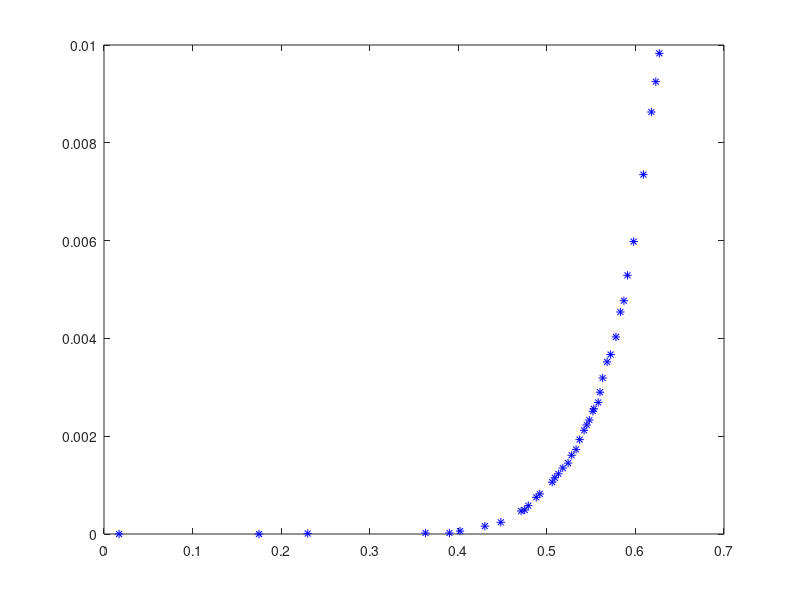
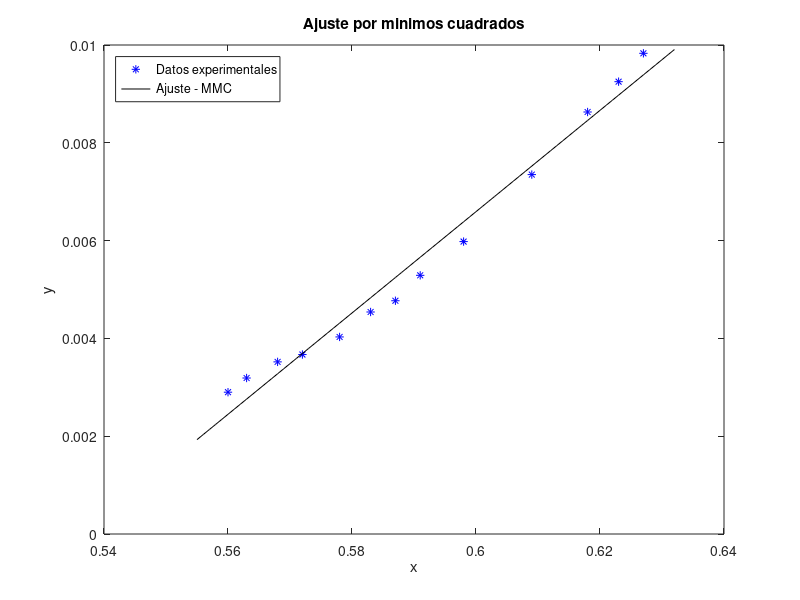
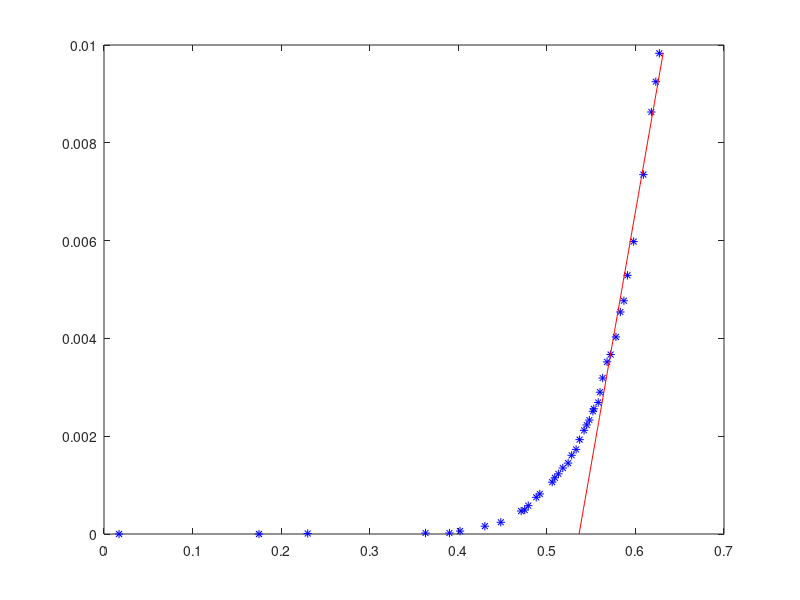

Reproduce these figures in MATLAB, in order.
clear all; close all
VD = [0.017	0.175	0.23	0.363	0.39	0.402	0.43	0.448	0.471	0.475	0.479	0.488	0.492	0.506	0.509	0.513	0.518	0.524	0.528	0.533	0.537	0.542	0.545	0.548	0.552	0.553	0.558	0.56	0.563	0.568	0.572	0.578	0.583	0.587	0.591	0.598	0.609	0.618	0.623	0.627];
I_D= [0	0	1e-05	2e-05	2e-05	6e-05	0.00016	0.00024	0.00047	0.00049	0.00058	0.00075	0.00082	0.00106	0.00115	0.00123	0.00135	0.00145	0.00161	0.00173	0.00193	0.00212	0.00223	0.00233	0.00251	0.00256	0.00269	0.0029	0.00319	0.00352	0.00367	0.00403	0.00454	0.00477	0.00529	0.00598	0.00735	0.00863	0.00925	0.00983];
i = 1; x(1) = 0; y(1) = 0; 
npend1 = 12; %%%%%%%%%%%%%%%%%%%%% este es el numero de datos para el arreglo - 1
x0 = size(VD,2)-npend1; 
for n = x0:size(VD,2) 
  x(i) = VD(n);
  y(i) = I_D(n);
  i+=1;
end

size(x)
size(y)
N = size(x)(2)
format long

sxy = sum(x.*y);
sxx = sum(x.*x);
syy = sum(y.*y);
sx = sum(x);
sy = sum(y);
a = (((N)*(sxy))-((sx)*(sy)))/(((N)*(sxx))-((sx)*(sx)))
b = (((sxx)*(sy))-((sx)*(sxy)))/(((N)*(sxx))-((sx)*(sx)))
e = (y-((a*x)+b)).^2;
sei = sum(e);
incertidumbrea=sqrt((sei)/(N-2))*sqrt((N)/(((N)*(sxx))-((sx)*(sx))))
incertidumbreb=sqrt((sei)/(N-2))*sqrt((sxx)/(((N)*(sxx))-((sx)*(sx))))
r = (((N)*(sxy))-((sx)*(sy)))/(sqrt(((N)*(sxx))-((sx)*(sx)))*sqrt(((N)*(syy))-((sy)*(sy))))

xx = 0.555:0.001:0.632;
yy = a.*xx+b;

%%%%%%%%%%%%%%%%%%%%%%%%%%%%%%%%%%%%%%%%%%%%%%%
figure (1);clf;
plot (VD,I_D,'b*') 
print -djpeg -r100 grafica_73c.jpg
figure(2); clf;
plot(x,y,'b*',xx,yy,'-k')
legend('Datos experimentales','Ajuste - MMC','Location','northwest') 
xlabel('x');ylabel('y');
title('Ajuste por minimos cuadrados')
%text (0.5, 6, strcat ('\fontsize{14}\leftarrow log(T) = (0.8299\pm0.0014) log(R/R_{0})+(5.6869\pm0.0030)'));
print -djpeg -r100 grafica_ajustepend73c.jpg

%%%%%%%%%%%%%%%%%%%%%%%%%%%%%%%%%%%%%%%%%%%%%%%
corte = (-b)/(a);
xx2 = corte:0.001:0.632;
yy2 = a.*xx2+b;

figure(3); clf;
plot(VD,I_D,'b*',xx2,yy2,'-r')
print -djpeg -r100 grafica_73conajuste.jpg